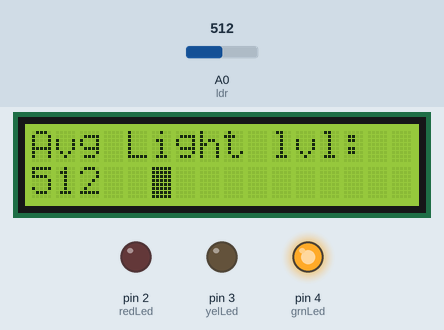
Bench run of a sketch on a simulated Arduino Uno, built with avr-gcc and run on an emulated ATmega328P. Shown: 16×2 character LCD, output pins drawn as LEDs (lit = HIGH). The test bench sets the inputs (shaded band); at power-on: A0 (ldr) = 512.

Above: at 1.2 s.
1.3 s: A0 (ldr) set to 313
At 2.8 s:
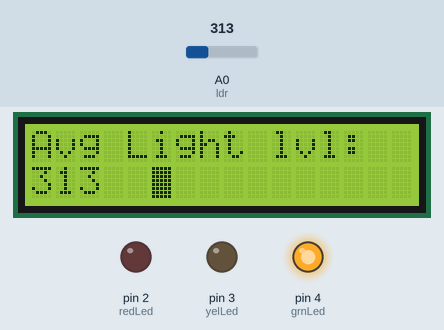
3.1 s: A0 (ldr) set to 282
At 4.3 s:
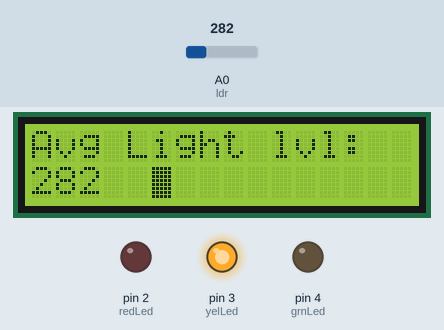
4.7 s: A0 (ldr) set to 161
At 5.5 s:
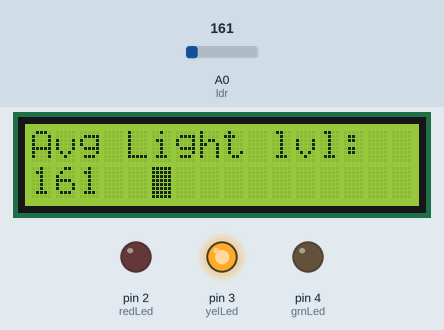
6.2 s: A0 (ldr) set to 139
At 6.7 s:
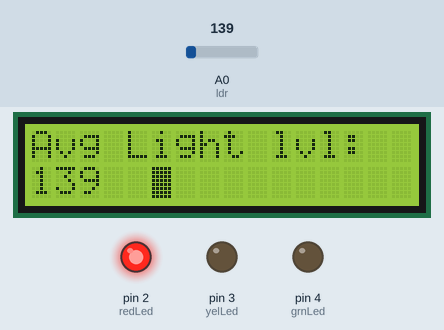
Timing chart, 0 to 8.8 s (numbered marks = the images above; inputs shaded):
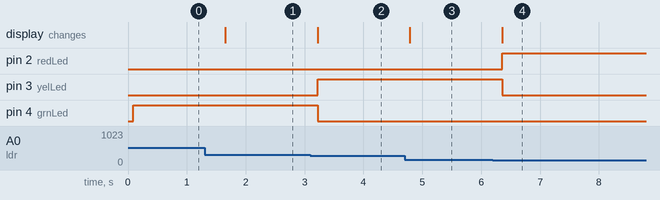

The sketch:

ldr_test.ino
```cpp
#include <Wire.h>
#include <LiquidCrystal_I2C.h>

LiquidCrystal_I2C lcd(0x3F,16,2);
const int ldr = A0;
const int redLed = 2;
const int yelLed = 3;
const int grnLed = 4;


int ldrVal = 0;
String ldrString = "";
int ldrSum = 0;
double ldrAvg = 0.0;
void setup()
{
  pinMode(redLed, 3);
  pinMode(yelLed, 4);
  pinMode(grnLed, 5);
  lcd.begin();
  Serial.begin(9600);
  lcd.backlight();
}

void loop()
{
  lcd.clear();
  //Stroing photoresistor value in ldrVal
  ldrVal = analogRead(ldr);

  lcd.print("Avg Light lvl:");
  lcd.setCursor(0,1);
  lcd.blink();

  lcd.println(ldrVal);

  if(ldrVal < 150)
  {
    digitalWrite(redLed, HIGH);
    digitalWrite(yelLed, LOW);
    digitalWrite(grnLed, LOW);
  }
  if(ldrVal > 150 && ldrVal <= 300)
  {
    digitalWrite(redLed, LOW);
    digitalWrite(yelLed, HIGH);
    digitalWrite(grnLed, LOW);
  }
  if(ldrVal > 300)
  {
    digitalWrite(redLed, LOW);
    digitalWrite(yelLed, LOW);
    digitalWrite(grnLed, HIGH);
  }

  delay(500);

}
```

Measured:
- the behaviour switches between 301 and 300 on A0 (ldr) (found by bisection; images 1 and 2)
- the behaviour switches between 150 and 149 on A0 (ldr) (found by bisection; images 3 and 4)
- after the input at 1.3 s, the display: changes after 0.35 s (image 1)
- after the input at 3.1 s, pin 3 (yelLed): LOW → HIGH after 0.12 s; pin 4 (grnLed): HIGH → LOW after 0.12 s; the display: changes after 0.12 s (image 2)
- after the input at 4.7 s, the display: changes after 0.09 s (image 3)
- after the input at 6.2 s, pin 2 (redLed): LOW → HIGH after 0.16 s; pin 3 (yelLed): HIGH → LOW after 0.16 s; the display: changes after 0.16 s (image 4)
